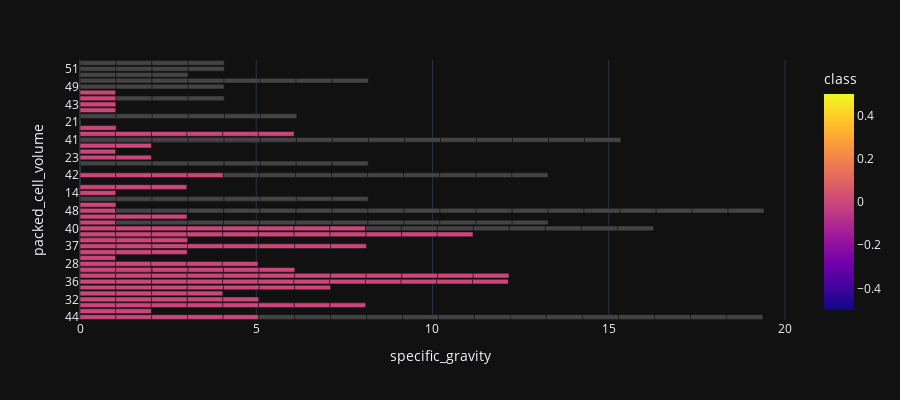

The notebook cell this image was saved under:
### Code cell
px.bar(df, x="specific_gravity", y="packed_cell_volume", color='class', barmode='group', template = 'plotly_dark', height = 400)

### Figure 1 — Plotly figure (JSON) as saved in the notebook; plotly's stock layout.template omitted (floating-point values rounded to 4 significant figures; data arrays with more than 128 entries replaced by an {"elided": "..."} marker saying what was removed)
{"data": [{"alignmentgroup": "True", "hovertemplate": "specific_gravity=%{x}<br>packed_cell_volume=%{y}<br>class=%{marker.color}<extra></extra>", "legendgroup": "", "marker": {"color": {"elided": "400 int values"}, "coloraxis": "coloraxis", "pattern": {"shape": ""}}, "name": "", "offsetgroup": "", "orientation": "h", "showlegend": false, "textposition": "auto", "type": "bar", "x": {"elided": "400 float values"}, "xaxis": "x", "y": {"elided": "400 str values"}, "yaxis": "y"}], "layout": {"barmode": "group", "coloraxis": {"colorbar": {"title": {"text": "class"}}, "colorscale": [[0, "#0d0887"], [0.1111, "#46039f"], [0.2222, "#7201a8"], [0.3333, "#9c179e"], [0.4444, "#bd3786"], [0.5556, "#d8576b"], [0.6667, "#ed7953"], [0.7778, "#fb9f3a"], [0.8889, "#fdca26"], [1, "#f0f921"]]}, "height": 400, "legend": {"tracegroupgap": 0}, "margin": {"t": 60}, "xaxis": {"anchor": "y", "domain": [0, 1], "title": {"text": "specific_gravity"}}, "yaxis": {"anchor": "x", "domain": [0, 1], "title": {"text": "packed_cell_volume"}}}}
